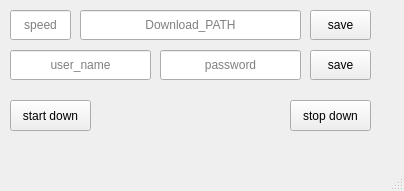
<?xml version="1.0" encoding="UTF-8"?>
<ui version="4.0">
 <class>Anime_sharing_download</class>
 <widget class="QMainWindow" name="Anime_sharing_download">
  <property name="geometry">
   <rect>
    <x>0</x>
    <y>0</y>
    <width>404</width>
    <height>191</height>
   </rect>
  </property>
  <property name="windowTitle">
   <string>Anime_sharing_download</string>
  </property>
  <widget class="QWidget" name="centralwidget">
   <widget class="QLineEdit" name="down_path">
    <property name="geometry">
     <rect>
      <x>80</x>
      <y>10</y>
      <width>221</width>
      <height>30</height>
     </rect>
    </property>
    <property name="frame">
     <bool>true</bool>
    </property>
    <property name="alignment">
     <set>Qt::AlignmentFlag::AlignCenter</set>
    </property>
    <property name="placeholderText">
     <string>Download_PATH</string>
    </property>
   </widget>
   <widget class="QPushButton" name="user_conf_save">
    <property name="geometry">
     <rect>
      <x>310</x>
      <y>50</y>
      <width>61</width>
      <height>30</height>
     </rect>
    </property>
    <property name="text">
     <string>save</string>
    </property>
   </widget>
   <widget class="QLineEdit" name="user_name">
    <property name="geometry">
     <rect>
      <x>10</x>
      <y>50</y>
      <width>141</width>
      <height>30</height>
     </rect>
    </property>
    <property name="frame">
     <bool>true</bool>
    </property>
    <property name="alignment">
     <set>Qt::AlignmentFlag::AlignCenter</set>
    </property>
    <property name="placeholderText">
     <string>user_name</string>
    </property>
   </widget>
   <widget class="QLineEdit" name="password">
    <property name="geometry">
     <rect>
      <x>160</x>
      <y>50</y>
      <width>141</width>
      <height>30</height>
     </rect>
    </property>
    <property name="frame">
     <bool>true</bool>
    </property>
    <property name="alignment">
     <set>Qt::AlignmentFlag::AlignCenter</set>
    </property>
    <property name="placeholderText">
     <string>password</string>
    </property>
   </widget>
   <widget class="QPushButton" name="path_conf_save">
    <property name="geometry">
     <rect>
      <x>310</x>
      <y>10</y>
      <width>61</width>
      <height>30</height>
     </rect>
    </property>
    <property name="text">
     <string>save</string>
    </property>
   </widget>
   <widget class="QLineEdit" name="speed_limit">
    <property name="geometry">
     <rect>
      <x>10</x>
      <y>10</y>
      <width>61</width>
      <height>30</height>
     </rect>
    </property>
    <property name="frame">
     <bool>true</bool>
    </property>
    <property name="alignment">
     <set>Qt::AlignmentFlag::AlignCenter</set>
    </property>
    <property name="placeholderText">
     <string>speed</string>
    </property>
   </widget>
   <widget class="QPushButton" name="pushButton">
    <property name="geometry">
     <rect>
      <x>10</x>
      <y>100</y>
      <width>81</width>
      <height>31</height>
     </rect>
    </property>
    <property name="text">
     <string>start down</string>
    </property>
   </widget>
   <widget class="QPushButton" name="pushButton_2">
    <property name="geometry">
     <rect>
      <x>290</x>
      <y>100</y>
      <width>81</width>
      <height>31</height>
     </rect>
    </property>
    <property name="text">
     <string>stop down</string>
    </property>
   </widget>
  </widget>
  <widget class="QMenuBar" name="menubar">
   <property name="geometry">
    <rect>
     <x>0</x>
     <y>0</y>
     <width>404</width>
     <height>20</height>
    </rect>
   </property>
  </widget>
  <widget class="QStatusBar" name="statusbar"/>
 </widget>
 <resources/>
 <connections/>
</ui>
